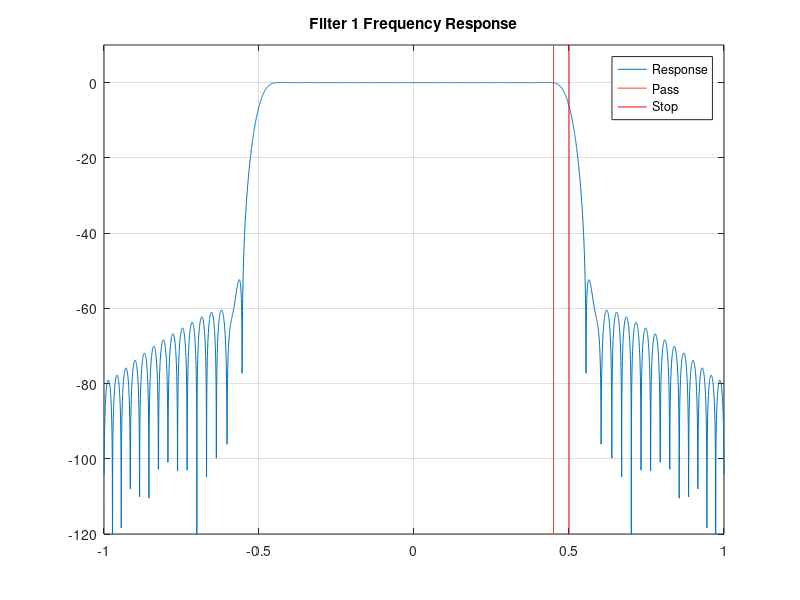

This chart was generated by the following MATLAB code:
clear;

#Required for fir1
pkg load signal;

#Points to be plotted - freq response
len = 4096; 

#FIR filter characterization
decimation_rate = 2;
f2 = 1/decimation_rate;   #Stop
f1 = 0.9*f2;              #Pass
N = 63;                   #Taps

#Plot parameters
Fs = 2;                   
f_axis = linspace(-Fs/2,Fs/2,len);

#Generate FIR filter
f = [0 f1 f2 1];
m = [1 1 0 0];
hc1 = fir1(N, f2);
fc1 = abs(fftshift(fft(hc1,len)));

#Plot primary filter response
#
#figure;
plot(f_axis, 20*log10(fc1), [f1 f1], [-10000 10000], [f2 f2], [-10000 10000], 'r');
xlim([-Fs/2 Fs/2]);
ylim([-120 10]);
title('Filter 1 Frequency Response');
legend("Response", "Pass", "Stop", "Quantized");
grid on;
#}

#Write filter coefficients to file
fileName = ["fir_dec_", num2str(decimation_rate), "_taps_",  num2str(N+1), ".txt"];
fid = fopen(fileName, 'w+');
for i = 1:N
  fprintf(fid, "%f\r\n", hc1(i));
end
fprintf(fid, "%f\r\n", 0.0);
fclose(fid);

